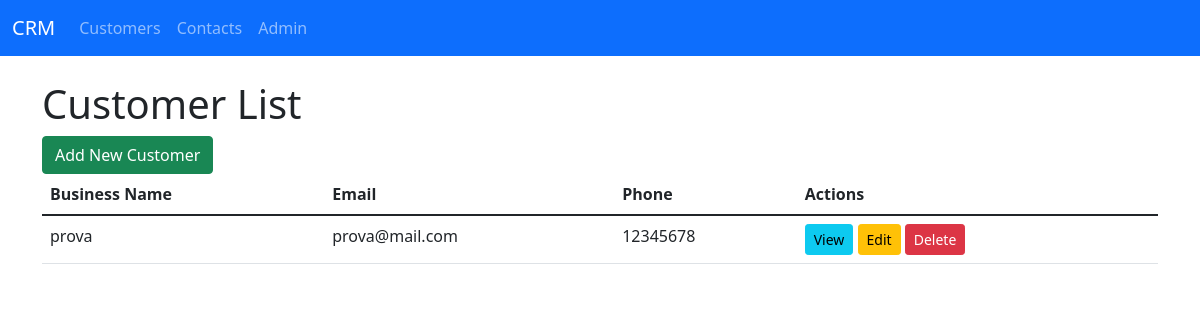
The app's page /customers/, older data.
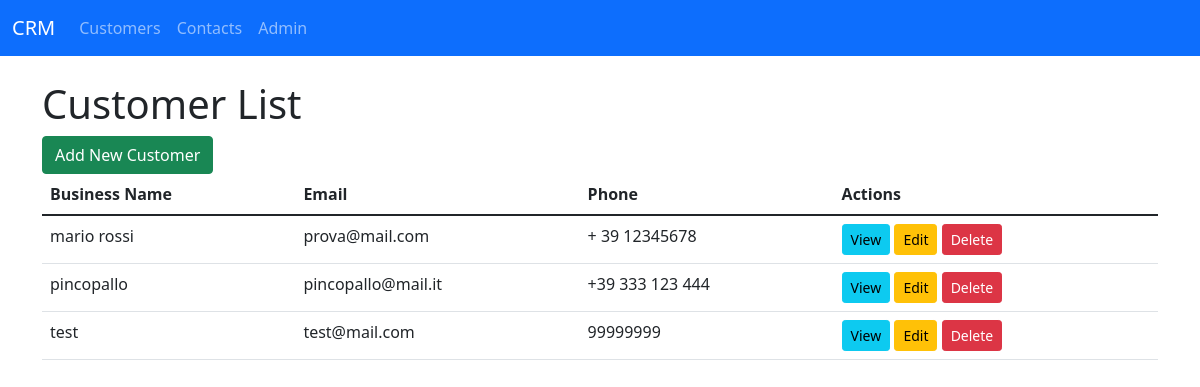
The same page, newer data.
### customers/models.py (models this page shows, shortened)
class Customer(models.Model):
    business_name = models.CharField(max_length=255, unique=True, default="Unknown")
    p_iva = models.CharField("P.IVA", max_length=20, unique=True, blank=True, null=True)
    sdi_code = models.CharField("SDI Code", max_length=20, blank=True, null=True)
    pec = models.EmailField("PEC Email", blank=True, null=True)
    email = models.EmailField("Regular Email", blank=True, null=True)
    phone = models.CharField("Telephone", max_length=15, blank=True, null=True)
    address = models.TextField(blank=True, null=True)
    created_at = models.DateTimeField(auto_now_add=True)
    updated_at = models.DateTimeField(auto_now=True)

### customers/views.py (the view)
# urls.py: path('', views.home_view, name='home'),  # Root URL points to customer_list
def customer_list(request):
    customers = Customer.objects.all()
    return render(request, 'customers/customer_list.html', {'customers': customers})

### customers/templates/customers/customer_list.html (shortened to what this page needs)
{% extends "base.html" %}
{% block content %}
<h1>Customer List</h1>
<a href="{% url 'customers:add_customer' %}" class="btn btn-success">Add New Customer</a>
<table class="table">
    <thead>
        <tr>
            <th>Business Name</th>
            <th>Email</th>
            <th>Phone</th>
            <th>Actions</th>
        </tr>
    </thead>
    <tbody>
        {% for customer in customers %}
        <tr>
            <td>{{ customer.business_name }}</td>
            <td>{{ customer.email }}</td>
            <td>{{ customer.phone }}</td>
            <td>
                <a href="{% url 'customers:read' customer.id %}" class="btn btn-info btn-sm">View</a>
                <a href="{% url 'customers:edit' customer.id %}" class="btn btn-warning btn-sm">Edit</a>
                <a href="{% url 'customers:delete' customer.id %}" class="btn btn-danger btn-sm" onclick="return confirm('Are you sure you want to delete this customer?');">Delete</a>
            </td>
        </tr>
        {% endfor %}
    </tbody>
</table>
{% endblock %}

### crm/templates/base.html (shortened to what this page needs)
<!DOCTYPE html>
<html lang="en">
<head>
  <link href="https://cdn.jsdelivr.net/npm/bootstrap@5.1.3/dist/css/bootstrap.min.css" rel="stylesheet">
</head>
<body>
  <nav class="navbar navbar-expand-lg navbar-dark bg-primary">
    <div class="container-fluid">
      <a class="navbar-brand" href="/">CRM</a>
      <div class="collapse navbar-collapse" id="navbarNav">
        <ul class="navbar-nav">
          <li class="nav-item">
            <a class="nav-link" href="/customers/">Customers</a>
          </li>
          <li class="nav-item">
            <a class="nav-link" href="/customers/contacts/list">Contacts</a>
          </li>
          <li class="nav-item">
            <a class="nav-link" href="/admin/">Admin</a>
          </li>
        </ul>
      </div>
    </div>
  </nav>
  <div class="container mt-4">
    {% block content %}{% endblock %}
  </div>
</body>
</html>

Row changes from the older to the newer data that the page shows:
changed Customer "prova@mail.com": business_name "prova" → "mario rossi"; phone "12345678" → "+ 39 12345678"
added Customer: business_name "pincopallo", email "pincopallo@mail.it", phone "+39 333 123 444"
added Customer: business_name "test", email "test@mail.com", phone "99999999"
